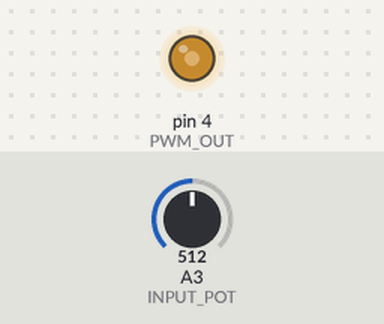
Simulated run of this program. Board: Arduino Uno, built with avr-gcc and run on an emulated ATmega328P. Shown: output pins drawn as LEDs (lit = HIGH). Inputs (shaded band) come from the test bench; at power-on: A3 (INPUT_POT) = 512.

Above: at 1.2 s.
1.3 s: A3 (INPUT_POT) set to 0
At 2.04 s:
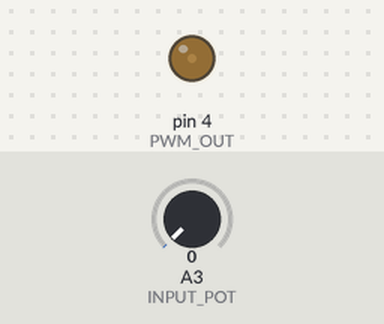
4.3 s: A3 (INPUT_POT) set to 900
At 5.4 s:
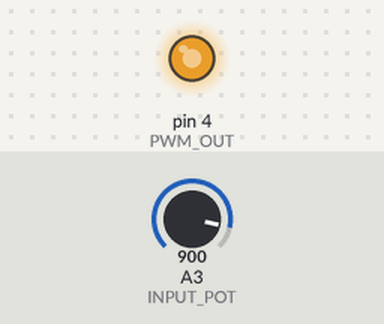
Timing chart, 0 to 7.3 s (numbered marks = the images above; inputs shaded):
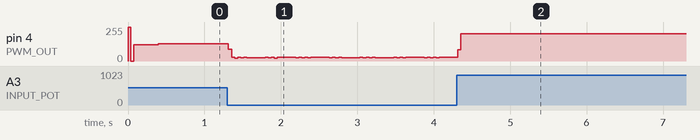

The program:

main.cpp
```cpp
#include <Arduino.h>

#define PWM_OUT 4
#define INPUT_POT A3

static bool toggle = false;
static int count = 0;
void setup() {
  pinMode(INPUT_POT, INPUT);
  Serial.begin(9600);
  pinMode(PWM_OUT, OUTPUT);

  cli();

  TCCR1A = 0;
  TCCR1B = 0;
  TCNT1 = 0;

  OCR1A = 1023;

  TCCR1B |= (1 << WGM12) | ((0<<CS10) |(1<<CS11)|(0<<CS12));
  TIMSK1 |= (OCIE1A << 1) ;

  sei();

}

ISR(TIMER1_COMPA_vect){
  toggle = ! toggle;

  if(toggle){
  OCR1A = count;
  }else{
  OCR1A = 1023 - count;
  }
}


void loop() {
  count = map(analogRead(INPUT_POT),0,1023,1023*0.1,1023*0.9) ;
  //  count = map(analogRead(INPUT_POT),0,1023,0,1023) ;
  digitalWrite(PWM_OUT,toggle);

}
```
